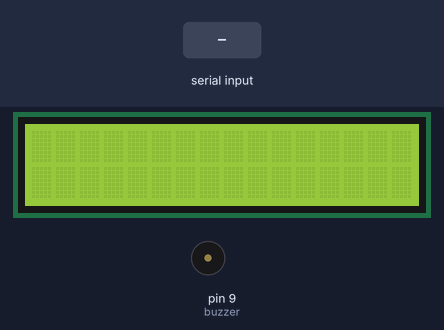
Simulated run of this sketch. Board: Arduino Uno, built with avr-gcc and run on an emulated ATmega328P. On the bench: 16×2 character LCD, buzzer (waves = sounding). The test bench sets the inputs (shaded band).

Above: at 1.2 s.
1.3 s: "Customer: \n" received over the second serial link
At 3.9 s:
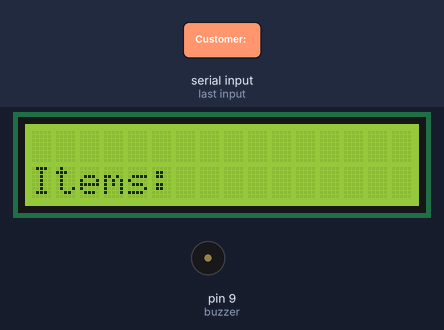
4.3 s: "1\n" received over the second serial link
At 6.3 s:
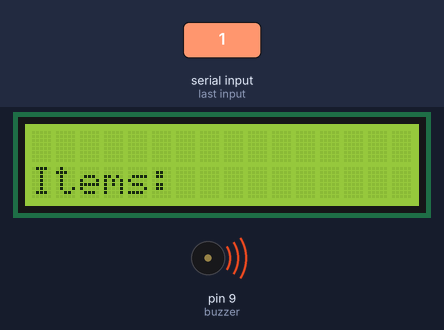
7.3 s: "0\n" received over the second serial link
At 11.5 s:
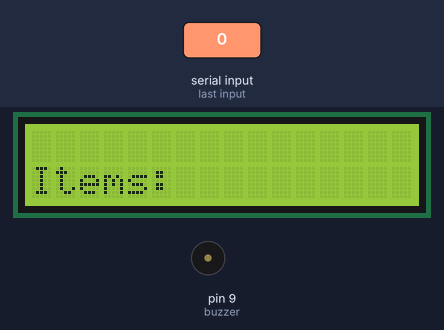
Timing chart, 0 to 13.0 s (numbered marks = the images above; inputs shaded):
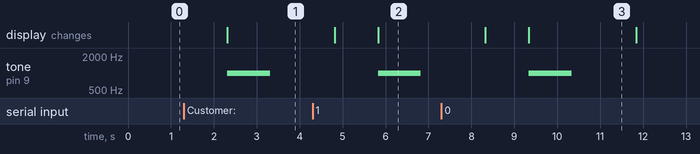

The sketch:

sketch_jun27a.ino
```cpp
#include <SoftwareSerial.h>
#include <LiquidCrystal_I2C.h>

SoftwareSerial bluetoothSerial(10, 11);
LiquidCrystal_I2C lcd(0x27, 16, 2);

const int buzzer = 9;

void initComponents() {
  Serial.begin(9600);
  bluetoothSerial.begin(9600);

  pinMode(buzzer, OUTPUT);

  lcd.init();
  lcd.backlight();
}

void operateBuzzer(String customerName, String itemCount) {
  lcd.clear();
  lcd.setCursor(0, 0);

  lcd.print(customerName);
  lcd.setCursor(0, 1);
  lcd.print("Items: " + itemCount);

  tone(buzzer, 1000);
  delay(1000);
  noTone(buzzer);
  delay(1500);

  lcd.clear();
}

void parseBluetoothData(String bluetoothData) {
  String customerName = "";
  String itemCount = "";

  int customerIndex = bluetoothData.indexOf("Customer: ");
  if (customerIndex != -1) {
    int customerEndIndex = bluetoothData.indexOf("\n", customerIndex);
    if (customerEndIndex != -1) {
      customerName = bluetoothData.substring(customerIndex + 10, customerEndIndex);
    }
  }

  int itemsIndex = bluetoothData.indexOf("\nCart Items:\n");
  if (itemsIndex != -1) {
    int itemsEndIndex = bluetoothData.indexOf("\n", itemsIndex + 13);
    if (itemsEndIndex == -1) {
      itemsEndIndex = bluetoothData.length();
    }
    itemCount = bluetoothData.substring(itemsIndex + 13, itemsEndIndex);
  }

  operateBuzzer(customerName, itemCount);
}

void setup() {
  initComponents();
}

void loop() {
  if (bluetoothSerial.available()) {
    String bluetoothData = bluetoothSerial.readString();
    parseBluetoothData(bluetoothData);
  }
  if (Serial.available()) {
    String serialData = Serial.readString();
    bluetoothSerial.write(serialData.c_str());
  }
}
```

Measured:
- after the input at 1.3 s, tone on pin 9 (buzzer): silent → 1000 Hz after 1.0 s, → silent 1.0 s later; the display: changes after 1.0 s (image 1)
- after the input at 4.3 s, tone on pin 9 (buzzer): silent → 1000 Hz after 1.5 s, → silent 1.0 s later
- after the input at 7.3 s, tone on pin 9 (buzzer): silent → 1000 Hz after 2.0 s, → silent 1.0 s later
